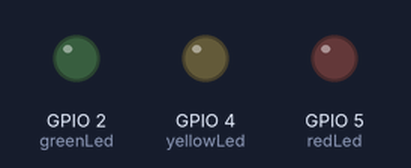
Recording of a program running on a simulated ESP32. Shown: output pins drawn as LEDs (lit = HIGH). What the program prints to the serial monitor is not drawn.

Above: at 1.5 s.
At 4.5 s:
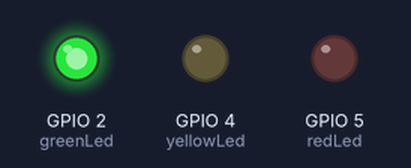
At 7.5 s:
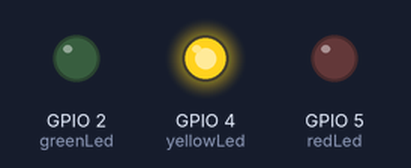
Timing chart, 0 to 11.7 s (numbered marks = the images above):
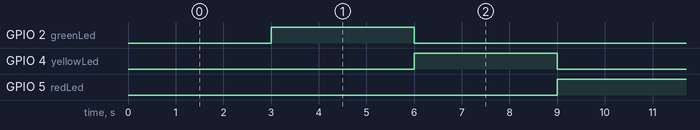

Measured:
- by itself, GPIO 2 (greenLed), GPIO 4 (yellowLed), GPIO 5 (redLed): alternates HIGH for 3.0 s and LOW for 6.0 s
- by itself, everything shown: repeats every 9.0 s, in 3 steps

The program:

main.cpp
```cpp
#include <Arduino.h>

// int ledPin = 5; // Chân GPIO 2 (thường nối sẵn LED trên board)

// bool isLED_ON = false;
// ulong ledStart = 0;

// void setup() {
//   Serial.begin(115200);
//   pinMode(ledPin, OUTPUT);
// }

// void Use_Blocking(){
//   digitalWrite(ledPin, HIGH); // Bật LED
//   Serial.println("LED -> ON");
//   delay(1000);                // Đợi 1 giây
//   digitalWrite(ledPin, LOW);  // Tắt LED
//   Serial.println("LED -> OFF");
//   delay(1000);                // Đợi 1 giây
// }


// bool IsReady(ulong& ulTimer, uint32_t milisecond){
//   ulong t = millis();
//   if (t - ulTimer < milisecond) return false;
//   ulTimer = t;
//   return true;
// }

// void Use_Non_Blocking(){
//   if (!IsReady(ledStart,1000)) return;

//   if (!isLED_ON){
//     digitalWrite(ledPin, HIGH); // Bật LED
//     Serial.println("NonBlocking LED -> ON");
//   }
//   else {
//     digitalWrite(ledPin, LOW); // Tắt LED
//     Serial.println("NonBlocking LED -> OFF");
//   }
//   isLED_ON = !isLED_ON;
// }

// void loop() {
//   //Use_Blocking();
//   Use_Non_Blocking();

//   ulong t = millis();
//   Serial.print("Timer :");
//   Serial.println(t);
// }

// void loop() {
//   digitalWrite(ledPin, HIGH); // Bật LED
//   Serial.println("LED -> ON");
//   delay(1000);                // Đợi 1 giây
//   digitalWrite(ledPin, LOW);  // Tắt LED
//   Serial.println("LED -> OFF");
//   delay(1000);                // Đợi 1 giây
// }
const int redLed = 5;    // Đèn đỏ
const int yellowLed = 4; // Đèn vàng
const int greenLed = 2;  // Đèn xanh

unsigned long previousMillis = 0;
int state = 0;

void setup() {
  Serial.begin(115200);
  pinMode(redLed, OUTPUT);
  pinMode(yellowLed, OUTPUT);
  pinMode(greenLed, OUTPUT);
}

void loop() {
  unsigned long currentMillis = millis();
  Serial.print("Timer :");
  Serial.println(currentMillis);

  if (currentMillis - previousMillis >= 3000) { // Chuyển trạng thái sau mỗi 3 giây
    previousMillis = currentMillis;
    state = (state + 1) % 3;

    if (state == 0) {
      digitalWrite(redLed, HIGH);
      digitalWrite(yellowLed, LOW);
      digitalWrite(greenLed, LOW);
    } else if (state == 1) {
      digitalWrite(redLed, LOW);
      digitalWrite(yellowLed, LOW);
      digitalWrite(greenLed, HIGH);
    } else {
      digitalWrite(redLed, LOW);
      digitalWrite(yellowLed, HIGH);
      digitalWrite(greenLed, LOW);
    }
  }

}
```
